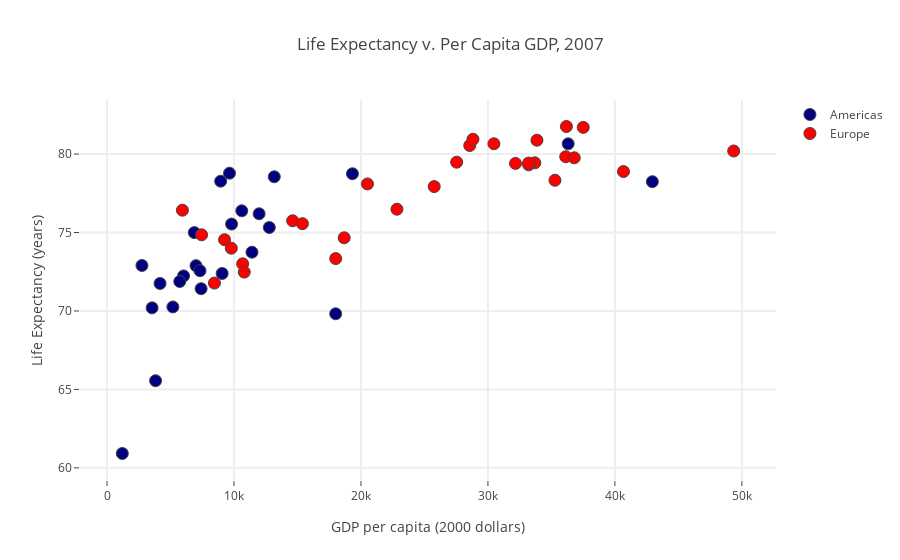

Notebook source saved alongside this figure:
### Code cell
# 一个更复杂的例子
df = pd.read_csv('https://raw.githubusercontent.com/yankev/test/master/life-expectancy-per-GDP-2007.csv')

americas = df[(df.continent=='Americas')]
europe = df[(df.continent=='Europe')]

trace_comp0 = go.Scatter(
    x=americas.gdp_percap,
    y=americas.life_exp,
    mode='markers',
    marker=dict(size=12,
                line=dict(width=1),
                color="navy"
               ),
    name='Americas',
    text=americas.country,
    )

trace_comp1 = go.Scatter(
    x=europe.gdp_percap,
    y=europe.life_exp,
    mode='markers',
    marker=dict(size=12,
                line=dict(width=1),
                color="red"
               ),
    name='Europe',
    text=europe.country,
        )

data_comp = [trace_comp0, trace_comp1]
layout_comp = go.Layout(
    title='Life Expectancy v. Per Capita GDP, 2007',
    hovermode='closest',
    xaxis=dict(
        title='GDP per capita (2000 dollars)',
        ticklen=5,
        zeroline=False,
        gridwidth=2,
    ),
    yaxis=dict(
        title='Life Expectancy (years)',
        ticklen=5,
        gridwidth=2,
    ),
)
fig_comp = go.Figure(data=data_comp, layout=layout_comp)
plotly.offline.iplot(fig_comp, filename='life-expectancy-per-GDP-2007')

### Figure 1 — Plotly figure (JSON) as saved in the notebook; plotly's stock layout.template omitted (floating-point values rounded to 4 significant figures)
{"data": [{"marker": {"color": "navy", "line": {"width": 1}, "size": 12}, "mode": "markers", "name": "Americas", "text": ["Country: Argentina<br>Population: 40301927.0", "Country: Bolivia<br>Population: 9119152.0", "Country: Brazil<br>Population: 190010647.0", "Country: Canada<br>Population: 33390141.0", "Country: Chile<br>Population: 16284741.0", "Country: Colombia<br>Population: 44227550.0", "Country: Costa Rica<br>Population: 4133884.0", "Country: Cuba<br>Population: 11416987.0", "Country: Dominican Republic<br>Population: 9319622.0", "Country: Ecuador<br>Population: 13755680.0", "Country: El Salvador<br>Population: 6939688.0", "Country: Guatemala<br>Population: 12572928.0", "Country: Haiti<br>Population: 8502814.0", "Country: Honduras<br>Population: 7483763.0", "Country: Jamaica<br>Population: 2780132.0", "Country: Mexico<br>Population: 108700891.0", "Country: Nicaragua<br>Population: 5675356.0", "Country: Panama<br>Population: 3242173.0", "Country: Paraguay<br>Population: 6667147.0", "Country: Peru<br>Population: 28674757.0", "Country: Puerto Rico<br>Population: 3942491.0", "Country: Trinidad and Tobago<br>Population: 1056608.0", "Country: United States<br>Population: 301139947.0", "Country: Uruguay<br>Population: 3447496.0", "Country: Venezuela<br>Population: 26084662.0"], "type": "scatter", "uid": "c2bae803-f572-4c0a-8e45-6874fec3b870", "x": [12780.0, 3822.0, 9066.0, 36320.0, 13170.0, 7007.0, 9645.0, 8948.0, 6025.0, 6873.0, 5728.0, 5186.0, 1202.0, 3548.0, 7321.0, 11980.0, 2749.0, 9809.0, 4173.0, 7409.0, 19330.0, 18010.0, 42950.0, 10610.0, 11420.0], "y": [75.32, 65.55, 72.39, 80.65, 78.55, 72.89, 78.78, 78.27, 72.23, 74.99, 71.88, 70.26, 60.92, 70.2, 72.57, 76.19, 72.9, 75.54, 71.75, 71.42, 78.75, 69.82, 78.24, 76.38, 73.75]}, {"marker": {"color": "red", "line": {"width": 1}, "size": 12}, "mode": "markers", "name": "Europe", "text": ["Country: Albania<br>Population: 3600523.0", "Country: Austria<br>Population: 8199783.0", "Country: Belgium<br>Population: 10392226.0", "Country: Bosnia and Herzegovina<br>Population: 4552198.0", "Country: Bulgaria<br>Population: 7322858.0", "Country: Croatia<br>Population: 4493312.0", "Country: Czech Republic<br>Population: 10228744.0", "Country: Denmark<br>Population: 5468120.0", "Country: Finland<br>Population: 5238460.0", "Country: France<br>Population: 61083916.0", "Country: Germany<br>Population: 82400996.0", "Country: Greece<br>Population: 10706290.0", "Country: Hungary<br>Population: 9956108.0", "Country: Iceland<br>Population: 301931.0", "Country: Ireland<br>Population: 4109086.0", "Country: Italy<br>Population: 58147733.0", "Country: Montenegro<br>Population: 684736.0", "Country: Netherlands<br>Population: 16570613.0", "Country: Norway<br>Population: 4627926.0", "Country: Poland<br>Population: 38518241.0", "Country: Portugal<br>Population: 10642836.0", "Country: Romania<br>Population: 22276056.0", "Country: Serbia<br>Population: 10150265.0", "Country: Slovak Republic<br>Population: 5447502.0", "Country: Slovenia<br>Population: 2009245.0", "Country: Spain<br>Population: 40448191.0", "Country: Sweden<br>Population: 9031088.0", "Country: Switzerland<br>Population: 7554661.0", "Country: Turkey<br>Population: 71158647.0", "Country: United Kingdom<br>Population: 60776238.0"], "type": "scatter", "uid": "ef7be1eb-e072-4d8f-9375-e420ae8781ee", "x": [5937.0, 36130.0, 33690.0, 7446.0, 10680.0, 14620.0, 22830.0, 35280.0, 33210.0, 30470.0, 32170.0, 27540.0, 18010.0, 36180.0, 40680.0, 28570.0, 9254.0, 36800.0, 49360.0, 15390.0, 20510.0, 10810.0, 9787.0, 18680.0, 25770.0, 28820.0, 33860.0, 37510.0, 8458.0, 33200.0], "y": [76.42, 79.83, 79.44, 74.85, 73.0, 75.75, 76.49, 78.33, 79.31, 80.66, 79.41, 79.48, 73.34, 81.76, 78.89, 80.55, 74.54, 79.76, 80.2, 75.56, 78.1, 72.48, 74.0, 74.66, 77.93, 80.94, 80.88, 81.7, 71.78, 79.42]}], "layout": {"hovermode": "closest", "title": "Life Expectancy v. Per Capita GDP, 2007", "xaxis": {"gridwidth": 2, "ticklen": 5, "title": "GDP per capita (2000 dollars)", "zeroline": false}, "yaxis": {"gridwidth": 2, "ticklen": 5, "title": "Life Expectancy (years)"}}}
